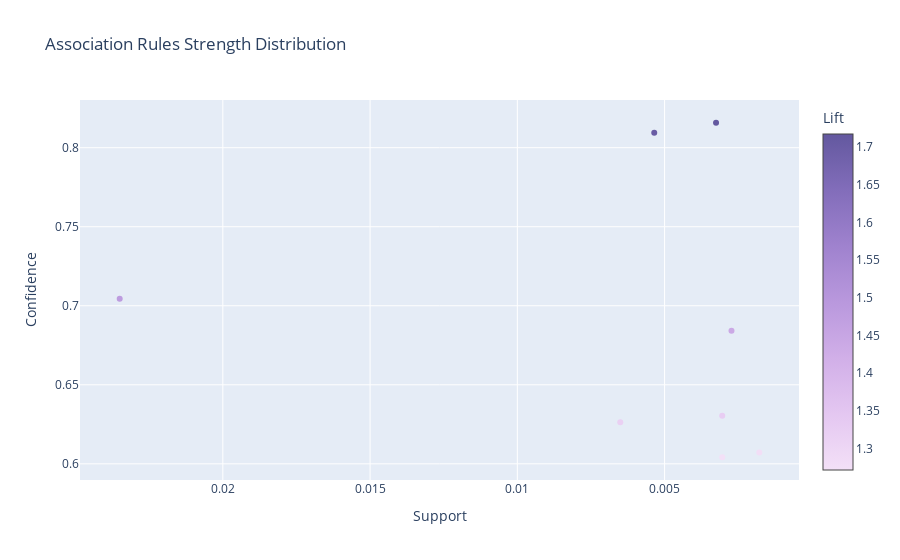
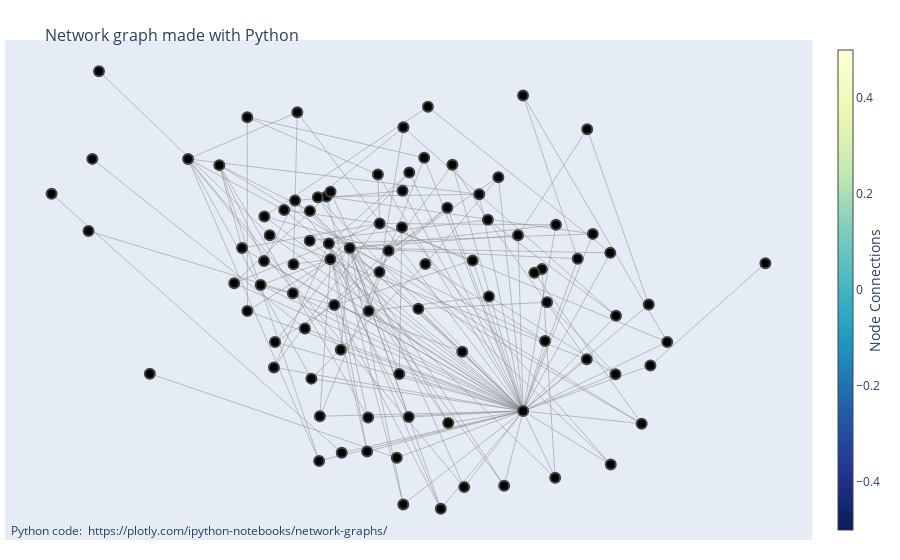

These figures' notebook cell, in order:
### Markdown cell above
apriori

### Code cell
from apriori_python import apriori

start = time.time()
freqItemSet, rules = apriori(transactions, minSup=min_sup, minConf=0.6)
times['apriori'] = time.time() - start

n_trans = len(transactions)

print("\nАссоциативные правила (достоверность ≥ 60%):")
rules_pyarmviz = []   # список Rule для PyARMViz

for i, (antecedent, consequent, confidence) in enumerate(rules):
    ant = frozenset(antecedent)
    cons = frozenset(consequent)
    union = ant | cons

    # считаем поддержку прямо по транзакциям
    count_ab = sum(1 for t in transactions if union.issubset(t))
    count_a = sum(1 for t in transactions if ant.issubset(t))
    count_b = sum(1 for t in transactions if cons.issubset(t))

    support_ab = count_ab / n_trans
    support_a = count_a / n_trans
    support_b = count_b / n_trans

    lift = support_ab / (support_a * support_b) if support_a * support_b else 0.0

    print(f"{i}: {set(antecedent)} -> {set(consequent)} "
          f"Support = {support_ab:.3f} Confidence = {confidence:.3f} Lift = {lift:.3f}")

    # создаём Rule для PyARMViz (нужны абсолютные counts)
    rules_pyarmviz.append(
        PyARMViz.Rule.Rule(
            lhs=tuple(antecedent),
            rhs=tuple(consequent),
            count_full=count_ab,
            count_lhs=count_a,
            count_rhs=count_b,
            num_transactions=n_trans
        )
    )
PyARMViz.metadata_scatter_plot(rules_pyarmviz)         # scatter support/confidence/lift
PyARMViz.adjacency_graph_plotly(rules_pyarmviz)        # интерактивный граф связей
# PyARMViz.adjacency_parallel_coordinate_plot(rules_pyarmviz)  # параллельные координаты
# PyARMViz.adjacency_parallel_category_plot(rules_pyarmviz)    # параллельные категории

### Figure 1 — Plotly figure (JSON) as saved in the notebook; plotly's stock layout.template omitted (floating-point values rounded to 4 significant figures)
{"data": [{"marker": {"color": [1.272, 1.278, 1.318, 1.327, 1.44, 1.483, 1.704, 1.717], "colorbar": {"title": {"text": "Lift"}}, "colorscale": [[0.0, "rgb(243, 224, 247)"], [0.1667, "rgb(228, 199, 241)"], [0.3333, "rgb(209, 175, 232)"], [0.5, "rgb(185, 152, 221)"], [0.6667, "rgb(159, 130, 206)"], [0.8333, "rgb(130, 109, 186)"], [1.0, "rgb(99, 88, 159)"]]}, "mode": "markers", "text": ["('Bakewell',) => ('Coffee',), Lift: 1.2717121245583036", "('Granola',) => ('Coffee',), Lift: 1.2779767163048965", "('Salad',) => ('Coffee',), Lift: 1.3182219723739157", "('Tartine',) => ('Coffee',), Lift: 1.3270039560608387", "('Art Tray',) => ('Coffee',), Lift: 1.4401966710061374", "('Toast',) => ('Coffee',), Lift: 1.4826988465897728", "('Keeping It Local',) => ('Coffee',), Lift: 1.7039689550731953", "('Extra Salami or Feta',) => ('Coffee',), Lift: 1.7171575692765482"], "x": [0.003043, 0.001784, 0.006505, 0.003043, 0.002728, 0.0235, 0.005351, 0.003253], "y": [0.6042, 0.6071, 0.6263, 0.6304, 0.6842, 0.7044, 0.8095, 0.8158], "type": "scatter"}], "layout": {"xaxis": {"title": {"text": "Support"}, "autorange": "reversed"}, "title": {"text": "Association Rules Strength Distribution"}, "yaxis": {"title": {"text": "Confidence"}}}}

### Figure 2 — Plotly figure (JSON) as saved in the notebook; plotly's stock layout.template omitted (floating-point values rounded to 4 significant figures; data arrays with more than 128 entries replaced by an {"elided": "..."} marker saying what was removed)
{"data": [{"hoverinfo": "none", "line": {"color": "#888", "width": 0.5}, "mode": "lines", "x": {"elided": "525 float values"}, "y": {"elided": "525 float values"}, "type": "scatter"}, {"hoverinfo": "text", "marker": {"color": [], "colorbar": {"thickness": 15, "title": {"side": "right", "text": "Node Connections"}, "xanchor": "left"}, "colorscale": [[0.0, "rgb(255,255,217)"], [0.125, "rgb(237,248,177)"], [0.25, "rgb(199,233,180)"], [0.375, "rgb(127,205,187)"], [0.5, "rgb(65,182,196)"], [0.625, "rgb(29,145,192)"], [0.75, "rgb(34,94,168)"], [0.875, "rgb(37,52,148)"], [1.0, "rgb(8,29,88)"]], "line": {"width": 2}, "reversescale": true, "showscale": true, "size": 10}, "mode": "markers", "text": ["0", "Cake", "Hot chocolate", "Coffee", "1", "Cookies", "Juice", "2", "Bakewell", "3", "Granola", "4", "Pastry", "5", "Scone", "6", "NONE", "Brownie", "7", "Alfajores", "8", "Toast", "Medialuna", "9", "10", "Muffin", "11", "12", "13", "Soup", "14", "Salad", "15", "Tartine", "16", "17", "18", "Sandwich", "19", "20", "Tea", "Keeping It Local", "21", "Jammie Dodgers", "22", "23", "24", "25", "26", "27", "Smoothies", "28", "29", "30", "Spanish Brunch", "31", "32", "Bread", "33", "34", "35", "36", "Tiffin", "37", "Art Tray", "38", "39", "40", "41", "42", "43", "44", "45", "46", "Extra Salami or Feta", "47", "48", "49", "50", "51", "52", "53", "Vegan mincepie", "54", "55", "Hearty & Seasonal", "56", "57", "58", "59"], "x": [0.02488, -0.1913, -0.1954, 0.3366, -0.3176, -0.05627, -0.5808, -0.009338, -0.6856, -0.1601, -0.9545, -0.433, -0.4952, 0.5274, -0.2019, -0.4184, -0.1381, -0.4187, 0.4861, 0.3364, 0.17, -0.2879, -0.1806, -0.3458, 0.5754, 0.07596, 0.1316, -0.06112, -0.002499, 0.004834, -0.2477, 0.2401, 0.6806, 0.5121, 0.2164, -0.2471, 0.06578, -0.03192, -0.09051, 0.5896, 0.243, 0.4022, 0.1753, -0.1907, -0.372, 0.1291, 0.7312, 0.5766, -0.1628, 0.4244, 0.3882, 0.1983, -0.08784, 0.2688, 0.06889, 0.02343, 0.6612, 0.3675, 0.3966, -0.2199, -0.2817, -0.3572, -0.8247, 0.6852, 1.0, -0.3427, -0.3821, 0.006472, -0.2923, -0.08643, -0.2431, 0.4267, 0.2846, -0.2254, 0.008815, 0.5111, -0.2219, -0.4545, 0.04976, -0.0567, 0.1429, -0.2938, -0.8534, 0.008514, -0.261, -0.843, -0.3728, 0.5909, 0.1112, 0.3226], "y": [0.3753, 0.08093, 0.1346, -0.4336, 0.2483, 0.2023, 0.4213, -0.5925, -0.3071, -0.5754, 0.303, 0.1194, 0.4003, 0.1671, 0.2935, -0.09454, 0.1195, 0.5631, 0.08259, 0.6362, -0.2328, 0.2801, -0.07442, -0.2858, 0.1027, 0.5982, -0.4745, 0.3685, -0.3081, 0.1897, 0.144, 0.2148, -0.07272, 0.5221, 0.3015, 0.2451, 0.4251, 0.1096, -0.5708, -0.3087, -0.04524, -0.06456, -0.6919, 0.31, 0.2264, 0.2559, -0.1995, -0.6154, -0.2263, -0.6603, 0.04756, 0.07701, -0.4555, 0.3595, 0.0648, -0.4543, -0.4769, 0.0354, -0.1963, -0.4515, 0.5794, 0.1626, 0.7187, -0.2797, 0.06752, -0.1999, -0.006631, 0.3135, 0.06402, -0.09411, -0.3239, 0.198, -0.687, 0.2912, 0.5285, -0.2585, -0.6029, -0.0003083, -0.08713, 0.03764, 0.4012, -0.03429, 0.177, -0.7508, -0.1539, 0.4215, 0.07501, -0.1104, -0.7653, 0.1624], "type": "scatter"}], "layout": {"annotations": [{"showarrow": false, "text": "Python code: <a href='https://plotly.com/ipython-notebooks/network-graphs/'> https://plotly.com/ipython-notebooks/network-graphs/</a>", "x": 0.005, "xref": "paper", "y": -0.002, "yref": "paper"}], "hovermode": "closest", "margin": {"b": 20, "l": 5, "r": 5, "t": 40}, "showlegend": false, "title": {"font": {"size": 16}, "text": "<br>Network graph made with Python"}, "xaxis": {"showgrid": false, "showticklabels": false, "zeroline": false}, "yaxis": {"showgrid": false, "showticklabels": false, "zeroline": false}}}
